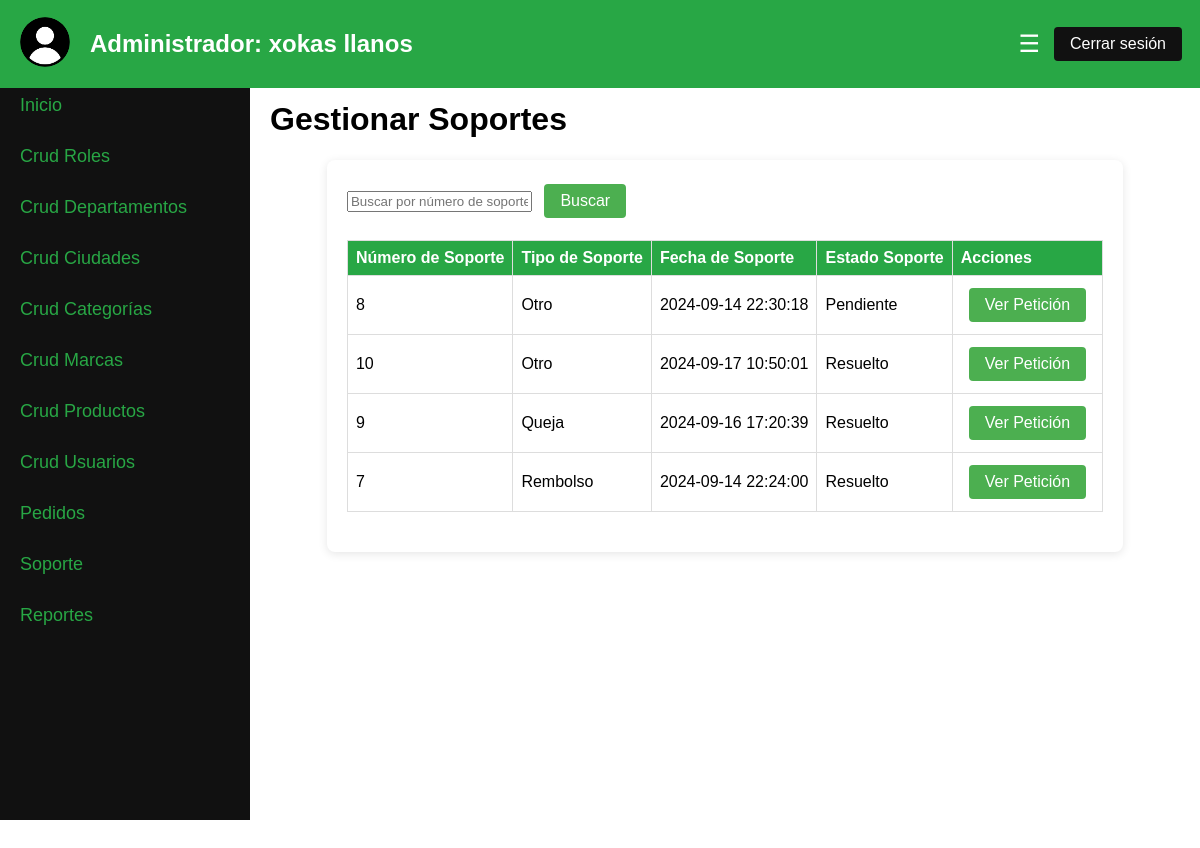
The app's page /Proyecto_SFT_MNS/cruds/soporte/soporte.php (signed in) with its own data.
### tables this page shows
CREATE TABLE `soporte` (
  `numero_soporte` int(11) NOT NULL,
  `usuario_id` int(11) DEFAULT NULL,
  `tipo_soporte` enum('Queja','Rembolso','Cancelar Pedido','Otro') NOT NULL,
  `fecha_soporte` datetime NOT NULL,
  `descripcion_soporte` text NOT NULL,
  `estado_soporte` enum('Pendiente','En proceso','Resuelto','Rechazado') NOT NULL,
  `respuesta_admin` varchar(255) NOT NULL
);

### Proyecto_SFT_MNS/cruds/soporte/soporte.php (the view, shortened to what this page needs)
<?php
require '../../config/database.php';
$registrosPorPagina = 6;
$pagina = isset($_GET["pagina"]) ? $_GET["pagina"] : 1;
$inicio = ($pagina - 1) * $registrosPorPagina;
$searchFilter = isset($_GET['search']) ? $_GET['search'] : '';
$sqlSoportes = "SELECT * FROM soporte
                WHERE numero_soporte LIKE :search
                ORDER BY estado_soporte = 'pendiente' DESC, fecha_soporte DESC
                LIMIT $inicio, $registrosPorPagina";
$stmtSoportes = $base->prepare($sqlSoportes);
$stmtSoportes->execute([
    ':search' => '%' . $searchFilter . '%'
]);
$resultadoSoportes = $stmtSoportes->fetchAll(PDO::FETCH_OBJ);
?>
<!DOCTYPE html>
<html lang="es">
<head>
    <link rel="stylesheet" href="../../css/admin_dashboard.css">
</head>
<body>
    <header>
        <div class="admin-header">
            <div class="admin-logo">
                <img src="../../imagenes/usuario.png" alt="User Logo" width="50" height="50">
            </div>
            <div class="admin-name">
                <h2>Administrador: <?php echo htmlspecialchars($_SESSION['admin_nombre']) . ' ' . htmlspecialchars($_SESSION['admin_apellido']); ?></h2>
            </div>
            <button class="menu-button" onclick="toggleSidebar()">☰</button>
            <form id="logout-form" method="POST" action="../../views/cerrar_sesion.php">
                <button type="button" id="logout-button" class="buttonC">Cerrar sesión</button>
            </form>
        </div>
    </header>
    <div class="admin-container">
        <div class="sidebar" id="sidebar">
            <a href="../../views/admin_dashboard.php">Inicio</a>
            <a href="../../cruds/roles.php" onclick="showSection('roles')">Crud Roles</a>
            <a href="../../cruds/departamentos.php" onclick="showSection('departamentos')">Crud Departamentos</a>
            <a href="../../cruds/ciudades.php" onclick="showSection('ciudades')">Crud Ciudades</a>
            <a href="../../cruds/categorias.php" onclick="showSection('categorias')">Crud Categorías</a>
            <a href="../../cruds/marcas.php" onclick="showSection('marcas')">Crud Marcas</a>
            <a href="../../cruds/productos/productos.php" onclick="showSection('productos')">Crud Productos</a>
            <a href="../../cruds/usuarios/usuarios.php" onclick="showSection('usuarios')">Crud Usuarios</a>
            <a href="../../cruds/pedidos/pedidos.php" onclick="showSection('pedidos')">Pedidos</a>
            <a href="../../cruds/soporte/soporte.php" onclick="showSection('soporte')">Soporte</a>
            <a href="../../views/reportes.php" onclick="showSection('reportes')">Reportes</a>
        </div>
        <main id="main-content">
            <div id="soportes" class="section active">
                <h1><span class="color">Gestionar Soportes</span></h1>
                <div class="crud-container">
                <form method="get" action="">
                    <input type="text" name="search" placeholder="Buscar por número de soporte" value="<?php echo htmlspecialchars($searchFilter); ?>">
                    <button type="submit" class="button">Buscar</button>
                </form><br>
                    <table align="center" border="" bordercolor="orange" class="crud-table">
                        <tr>
                            <th>Número de Soporte</th>
                            <th>Tipo de Soporte</th>
                            <th>Fecha de Soporte</th>
                            <th>Estado Soporte</th>
                            <th>Acciones</th>
                        </tr>
                        <tbody id="crud-table-body">
                            <?php foreach ($resultadoSoportes as $soporte) : ?>
                                <tr>
                                    <td><?php echo htmlspecialchars($soporte->numero_soporte); ?></td>
                                    <td><?php echo htmlspecialchars($soporte->tipo_soporte); ?></td>
                                    <td><?php echo htmlspecialchars($soporte->fecha_soporte); ?></td>
                                    <td><?php echo htmlspecialchars($soporte->estado_soporte); ?></td>
                                    <td>
                                        <a href="ver_soporte.php?numero_soporte=<?php echo htmlspecialchars($soporte->numero_soporte); ?>" class="button">Ver Petición</a>
                                    </td>
                                </tr>
                            <?php endforeach; ?>
                        </tbody>
                    </table>
                </div>
            </div>
        </main>
    </div>
</body>
</html>

### Proyecto_SFT_MNS/css/admin_dashboard.css (style rules this page uses)
body { font-family: Arial, sans-serif; margin: 0; padding: 0; background-image: url('https://encrypted-tbn1.gstatic.com/images?q=tbn:ANd9GcTl8zCvfB75PyeroTWu3tACRRlS4amHP_ynZzlkOtGCr-wXX840'); display: flex; flex-direction: column; }
.admin-header { display: flex; align-items: center; justify-content: space-between; padding: 10px 20px; background-color: #28a745; color: white; position: fixed; top: 0; left: 0; width: 100%; z-index: 1000; }
.admin-logo img { border-radius: 50%; }
.admin-name { flex-grow: 1; margin-left: 20px; }
.menu-button { position: relative; left: -30px; background: none; border: none; color: white; font-size: 24px; cursor: pointer; }
.admin-container { display: flex; flex-direction: row; height: 100vh; margin-top: 60px; }
.sidebar { width: 250px; background-color: #111; overflow-x: hidden; transition: width 0.5s; position: fixed; top: 60px; left: 0; height: calc(100vh - 60px); padding-top: 20px; display: flex; flex-direction: column; }
.sidebar a { padding: 15px 20px; text-decoration: none; font-size: 18px; color: #28a745; display: block; transition: 0.3s; }
main { margin-left: 250px; padding: 20px; flex-grow: 1; transition: margin-left 0.5s; }
.crud-container { max-width: max-content; background: white; margin: auto; padding: 20px; border-radius: 8px; box-shadow: 0 2px 10px rgba(0, 0, 0, 0.1); }
.crud-table { width: 100%; border-collapse: collapse; margin-bottom: 20px; }
.crud-table th, .crud-table td { border: 1px solid #ddd; padding: 8px; text-align: left; }
.crud-table th { background-color: #28a745; color: white; }
.section { display: none; }
.section.active { display: block; }
.color { color: rgb(0, 0, 0); }
.button, input[type="submit"].button { display: inline-block; padding: 8px 16px; margin: 4px 8px; border: none; border-radius: 4px; background-color: #4CAF50; color: white; text-align: center; text-decoration: none; font-size: 16px; cursor: pointer; }
.buttonC, input[type="submit"].buttonC { display: inline-block; position: relative; left: -30px; padding: 8px 16px; margin: 4px 8px; border: none; border-radius: 4px; background-color: #111; color: white; text-align: center; text-decoration: none; font-size: 16px; cursor: pointer; }

### records on screen
soporte: numero_soporte "8", tipo_soporte "Otro", fecha_soporte "2024-09-14 22:30:18", estado_soporte "Pendiente"
soporte: numero_soporte "10", tipo_soporte "Otro", fecha_soporte "2024-09-17 10:50:01", estado_soporte "Resuelto"
soporte: numero_soporte "9", tipo_soporte "Queja", fecha_soporte "2024-09-16 17:20:39", estado_soporte "Resuelto"
soporte: numero_soporte "7", tipo_soporte "Rembolso", fecha_soporte "2024-09-14 22:24:00", estado_soporte "Resuelto"

### other values on screen
$_SESSION['admin_nombre'] "xokas"
$_SESSION['admin_apellido'] "llanos"
